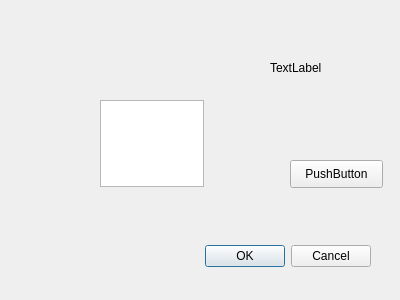
<?xml version="1.0" encoding="UTF-8"?>
<ui version="4.0">
 <class>Dialog</class>
 <widget class="QDialog" name="Dialog">
  <property name="geometry">
   <rect>
    <x>0</x>
    <y>0</y>
    <width>400</width>
    <height>300</height>
   </rect>
  </property>
  <property name="windowTitle">
   <string>Dialog</string>
  </property>
  <widget class="QDialogButtonBox" name="buttonBox">
   <property name="geometry">
    <rect>
     <x>30</x>
     <y>240</y>
     <width>341</width>
     <height>32</height>
    </rect>
   </property>
   <property name="orientation">
    <enum>Qt::Horizontal</enum>
   </property>
   <property name="standardButtons">
    <set>QDialogButtonBox::Cancel|QDialogButtonBox::Ok</set>
   </property>
  </widget>
  <widget class="QTextEdit" name="textEdit">
   <property name="geometry">
    <rect>
     <x>100</x>
     <y>100</y>
     <width>104</width>
     <height>87</height>
    </rect>
   </property>
  </widget>
  <widget class="QLabel" name="label">
   <property name="geometry">
    <rect>
     <x>270</x>
     <y>60</y>
     <width>72</width>
     <height>15</height>
    </rect>
   </property>
   <property name="text">
    <string>TextLabel</string>
   </property>
  </widget>
  <widget class="QPushButton" name="pushButton">
   <property name="geometry">
    <rect>
     <x>290</x>
     <y>160</y>
     <width>93</width>
     <height>28</height>
    </rect>
   </property>
   <property name="text">
    <string>PushButton</string>
   </property>
  </widget>
 </widget>
 <resources/>
 <connections>
  <connection>
   <sender>buttonBox</sender>
   <signal>accepted()</signal>
   <receiver>Dialog</receiver>
   <slot>accept()</slot>
   <hints>
    <hint type="sourcelabel">
     <x>248</x>
     <y>254</y>
    </hint>
    <hint type="destinationlabel">
     <x>157</x>
     <y>274</y>
    </hint>
   </hints>
  </connection>
  <connection>
   <sender>buttonBox</sender>
   <signal>rejected()</signal>
   <receiver>Dialog</receiver>
   <slot>reject()</slot>
   <hints>
    <hint type="sourcelabel">
     <x>316</x>
     <y>260</y>
    </hint>
    <hint type="destinationlabel">
     <x>286</x>
     <y>274</y>
    </hint>
   </hints>
  </connection>
 </connections>
</ui>
